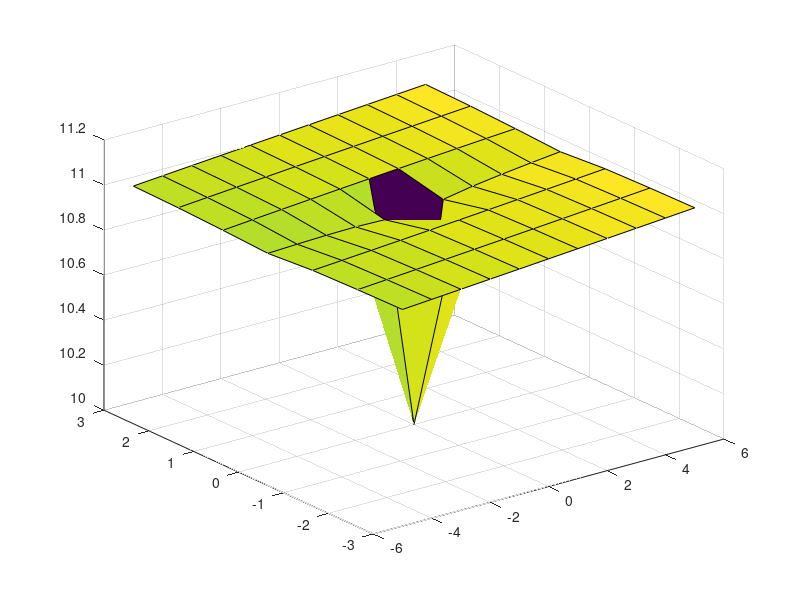

This chart was generated by the following MATLAB code:
[x1,x2] = meshgrid(-5 : 1 : 5, -3 : 1 : 3);
z1 = abs(x2 - 0.01*x1.^2);
z2 = nthroot(z1, 100);
z = z2 + (0.01*x1) + 10;
surf(x1,x2,z);